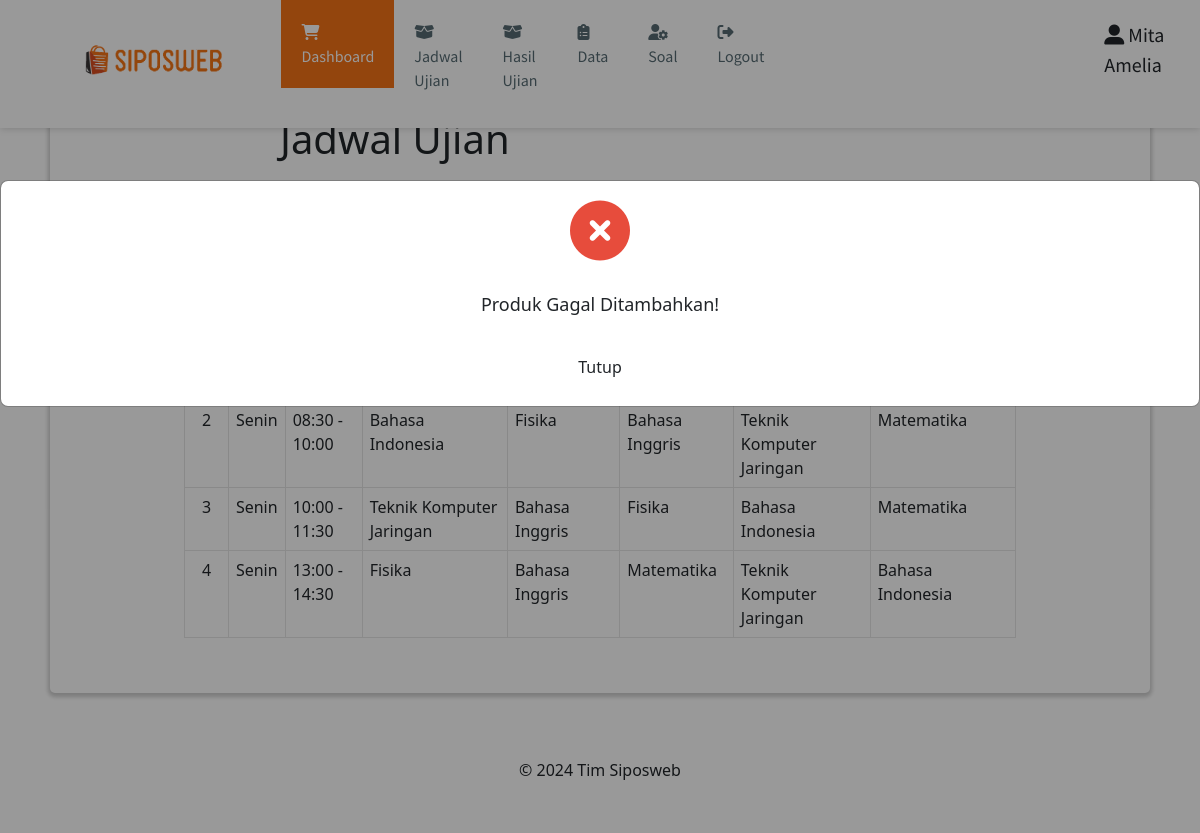
Page /jadwal.php (signed in) on the committed database.
### tables this page shows
CREATE TABLE `jadwal` (
  `id_jadwal` varchar(10) NOT NULL,
  `hari` varchar(10) NOT NULL,
  `jam` varchar(20) NOT NULL,
  `id_kelas` varchar(10) NOT NULL,
  `id_mapel` varchar(10) NOT NULL
);

CREATE TABLE `mapel` (
  `id_mapel` varchar(20) NOT NULL,
  `mapel` varchar(30) NOT NULL,
  `id_guru` varchar(20) NOT NULL
);

### jadwal.php (the view, shortened to what this page needs)
<?php include "header.php"; ?>
<main>
	<div>
		<h1 style="margin-left: 200px;">Jadwal Ujian</h1>
	</div>
	<button class="btn btn-tambahkan-produk" style="margin-right: 150px; margin-bottom: 30px;" id="btn-tambahkan-produk"><i class="fas fa-plus-circle"></i> Tambah Jadwal</i></button>
	<div class="content-produk">
		<table class="table-produk">
			<thead>
				<tr>
					<th rowspan="2" class="text-center align-middle">No</th>
					<th rowspan="2" class="text-center align-middle">Hari</th>
					<th rowspan="2" class="text-center align-middle">Jam</th>
					<th colspan="5" class="text-center align-middle">Kelas</th>
				</tr>
				<tr>
					<?php
					$ambildata = mysqli_query($mysqli, "SELECT * FROM kelas order by id_kelas asc;");
					while ($kelas = mysqli_fetch_array($ambildata)) {
					?>
						<th class="text-center align-middle"><?= $kelas['kelas']; ?></th>
					<?php
					}
					?>
				</tr>
			</thead>
			<tbody>
				<?php
				$i = 1;
				$ambildata = mysqli_query($mysqli, "SELECT * FROM jadwal, kelas, mapel, guru where jadwal.id_kelas=kelas.id_kelas and jadwal.id_mapel=mapel.id_mapel and mapel.id_guru=guru.nip group by hari, jam order by id_jadwal asc;");
				while ($data = mysqli_fetch_array($ambildata)) {
				?>
					<tr>
						<td style="text-align: center;"><?= $i; ?></td>
						<td><?= $data["hari"]; ?></td>
						<td><?= $data["jam"]; ?></td>
						<?php
						$jam = $data['jam'];
						$ambilmapel = mysqli_query($mysqli, "SELECT * FROM jadwal, kelas, mapel, guru where jadwal.id_kelas=kelas.id_kelas and jadwal.id_mapel=mapel.id_mapel and mapel.id_guru=guru.nip and jam='$jam' group by mapel order by id_jadwal asc;");
						while ($baris = mysqli_fetch_array($ambilmapel)) {
						?>
							<td><?= $baris["mapel"]; ?></td>
						<?php
						}
						?>
					</tr>
				<?php
					$i++;
				}
				?>
			</tbody>
		</table>
	</div>
	<div id="modal-product-add-failed" class="modal" <?php if (!$isSuccessfullyAdded) : ?> style="display: block;" <?php endif ?>>
		<div class="modal-content modal-notification">
			<div class="notification">
				<i class="fas fa-times-circle notification-icon-failed"></i>
				<p class="notification-text">Produk Gagal Ditambahkan!</p>
				<button class="btn btn-confirmation" id="btn-confirmation" onclick="closeModal();">Tutup</button>
			</div>
		</div>
	</div>
</main>
<?php include "footer.php"; ?>

### assets/styles/style.css (style rules this page uses)
body { font-family: 'Lato', sans-serif; color: #585858; background: #E7EFF2; }
main { background: white; box-shadow: 0 2px 4px 2px rgba(0, 0, 0, 0.2); border-radius: 5px; padding: 30px; margin: 85px 50px 30px; }
.btn { cursor: pointer; border: 1.5px solid #F47216; padding: 10px; border-radius: 5px; transition: 0.5s; font-weight: 600; text-decoration: none; }
.btn-tambahkan-produk, .btn-tambahkan-transaksi { background-color: #F47216; color: white; float: right; }
.table-produk, .table-laporan { margin: auto; margin-bottom: 25px; width: 100%; }
.table-produk td, .table-laporan td { border: 1.5px solid #E5E5E5; padding: 7px; }
.table-produk th, .table-laporan th { color: #000; background-color: #F6F6F6; border: 1.5px solid #E5E5E5; padding: 12px 10px; font-weight: 600; text-decoration: none; }
.content-produk, .content-laporan { width: 80%; margin: auto; }
.modal { display: none; position: fixed; z-index: 1; left: 0; top: 0; width: 100%; height: 100%; overflow: auto; background-color: rgb(0, 0, 0); background-color: rgba(0, 0, 0, 0.4); }
.modal-content { background-color: #fefefe; margin: 15% auto; padding: 20px; border: 1px solid #888; width: 40% }
.modal-notification { width: 25%; }
.notification { margin: auto; text-align: center; font-size: 18px; }
.btn-confirmation { background-color: white; color: #2980b9; border: 2px solid #2980b9; }
.notification-text { margin: 30px; }
.notification-icon-failed { color: #e74c3c; font-size: 60px; }

### rows in the picture
jadwal: hari "Senin", jam "08:30 - 10:00", id_mapel.mapel "Matematika"
jadwal: id_mapel.mapel "Bahasa Indonesia"
jadwal: id_mapel.mapel "Fisika"
jadwal: id_mapel.mapel "Bahasa Inggris"
jadwal: id_mapel.mapel "Teknik Komputer Jaringan"
jadwal: hari "Senin", jam "10:00 - 11:30", id_mapel.mapel "Matematika"
jadwal: id_mapel.mapel "Teknik Komputer Jaringan"
jadwal: id_mapel.mapel "Bahasa Inggris"
jadwal: id_mapel.mapel "Fisika"
jadwal: id_mapel.mapel "Bahasa Indonesia"
jadwal: hari "Senin", jam "13:00 - 14:30", id_mapel.mapel "Matematika"
jadwal: id_mapel.mapel "Fisika"
jadwal: id_mapel.mapel "Bahasa Inggris"
jadwal: id_mapel.mapel "Teknik Komputer Jaringan"
jadwal: id_mapel.mapel "Bahasa Indonesia"

### other values in the picture
$_SESSION['fullname'] "Mita Amelia"
